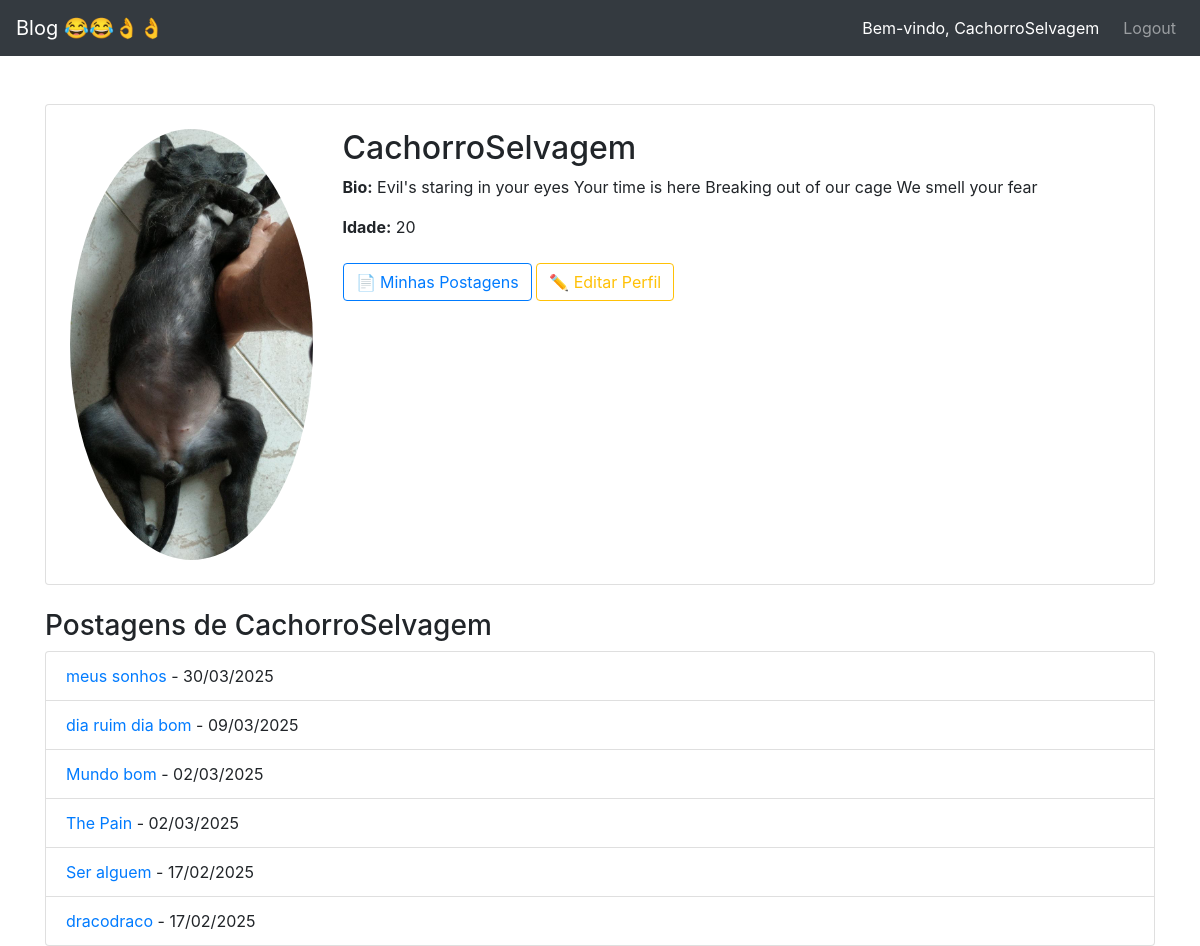
The app's page /accounts/profile/DraculinoPereira/ (signed in) with its own data.
### accounts/models.py (models this page shows, shortened)
class Profile(models.Model):
    user = models.OneToOneField(User, on_delete=models.CASCADE, related_name="profile")
    profile_picture = models.ImageField(upload_to="profile_pics/", blank=True, null=True)
    bio = models.TextField(blank=True, null=True)
    age = models.IntegerField(blank=True, null=True)

### blog/models.py (models this page shows, shortened)
class Post(models.Model):
    class NewManager(models.Manager):
        def get_queryset(self):
            return super().get_queryset().filter(status='published')
    options = (
        ('draft', 'Draft'),
        ('published', 'Published'),
    )
    title = models.CharField(max_length=200)
    excerpt = models.TextField(null=True)
    slug = models.SlugField(max_length=255, unique=True, blank=True)
    publish = models.DateTimeField(default=timezone.now)
    author = models.ForeignKey(User, on_delete=models.CASCADE, related_name='blog_posts')
    content = models.TextField()
    status = models.CharField(max_length=10, choices=options, default='draft')
    objects = models.Manager()
    newmanager = NewManager()
    likes = models.ManyToManyField(User, related_name='post_likes', blank=True)
    dislikes = models.ManyToManyField(User, related_name='post_dislikes', blank=True)
    image = models.ImageField(upload_to='post_images/', blank=True, null=True)
    def get_absolute_url(self):
        return reverse('blog:post_single', args=[self.slug])
    class Meta:
        ordering = ('-publish',)

### accounts/views.py (the view)
# urls.py: path('profile/<str:username>/', accounts_views.profile, name='profile'),
@login_required
def profile(request, username):
    profile_user = get_object_or_404(User, username=username)
    posts = Post.objects.filter(author=profile_user, status="published")
    return render(request, "accounts/profile.html", {"profile_user": profile_user, "posts": posts})

### accounts/templates/accounts/profile.html (shortened to what this page needs)
{% extends "base.html" %}
{% block content %}
<div class="container mt-5">
    <div class="card p-4">
        <div class="row">
            <div class="col-md-3 text-center">
                {% if user.profile.profile_picture %}
    <img src="{{ user.profile.profile_picture.url }}" class="img-fluid rounded-circle" alt="Foto de perfil">
    {% else %}
        <img src="https://via.placeholder.com/150" class="img-fluid rounded-circle" alt="Sem foto">
    {% endif %}
            </div>
            <div class="col-md-9">
                <h2>{{ user.username }}</h2>
                {% if user.profile.bio %}
                    <p><strong>Bio:</strong> {{ user.profile.bio }}</p>
                {% endif %}
                {% if user.profile.age %}
                    <p><strong>Idade:</strong> {{ user.profile.age }}</p>
                {% endif %}
                {% if user == request.user %}
                    <a href="{% url 'blog:user_posts' %}" class="btn btn-outline-primary mt-2">📄 Minhas Postagens</a>
                    <a href="{% url 'accounts:edit_profile' %}" class="btn btn-outline-warning mt-2">✏️ Editar Perfil</a>
                {% endif %}
            </div>
        </div>
    </div>
    <h3 class="mt-4">Postagens de {{ user.username }}</h3>
    {% if posts %}
        <ul class="list-group">
            {% for post in posts %}
                <li class="list-group-item">
                    <a href="{{ post.get_absolute_url }}">{{ post.title }}</a> - {{ post.publish|date:"d/m/Y" }}
                </li>
            {% endfor %}
        </ul>
    {% else %}
        <p>Este usuário ainda não publicou nada.</p>
    {% endif %}
</div>
{% endblock %}

### blog/templates/base.html (shortened to what this page needs)
<!doctype html>
<html lang="en">
<head>
    {% load static %}
    <link rel="stylesheet" href="https://stackpath.bootstrapcdn.com/bootstrap/4.4.1/css/bootstrap.min.css"
>
    <link rel="stylesheet" href="{% static 'blog/styles.css' %}">
</head>
<body>
    <nav class="navbar navbar-expand-lg navbar-dark bg-dark">
        <a class="navbar-brand" href="http://127.0.0.1:8000/">Blog 😂😂👌👌</a>
        <div class="collapse navbar-collapse" id="navbarSupportedContent">
            <ul class="navbar-nav ml-auto">
                {% if user.is_authenticated %}
                <li class="nav-item">
                    <span class="navbar-text text-white mr-3">
                        Bem-vindo, <a href="{% url 'accounts:profile' user.username %}">{{ user.username }}</a>
                    </span>
                </li>
                <li class="nav-item">
                    <a class="nav-link" href="{% url 'blog:logout' %}"
                        onclick="event.preventDefault(); document.getElementById('logout-form').submit();">
                        Logout
                    </a>
                </li>
                {% else %}
                <li class="nav-item">
                    <a class="nav-link" href="{% url 'blog:login' %}">Login</a>
                </li>
                {% endif %}
            </ul>
        </div>
    </nav>
    {% block content %}
    {% endblock %}
</body>
</html>

### records on screen
Post: title "meus sonhos", publish "30/03/2025"
Post: title "dia ruim dia bom", publish "09/03/2025"
Post: title "Mundo bom", publish "02/03/2025"
Post: title "The Pain", publish "02/03/2025"
Post: title "Ser alguem", publish "17/02/2025"
Post: title "dracodraco", publish "17/02/2025"

### other values on screen
{{ user.username }} "CachorroSelvagem"
{{ user.profile.bio }} "Evil's staring in your eyes Your time is here Breaking out of our cage We smell your fear"
{{ user.profile.age }} "20"
